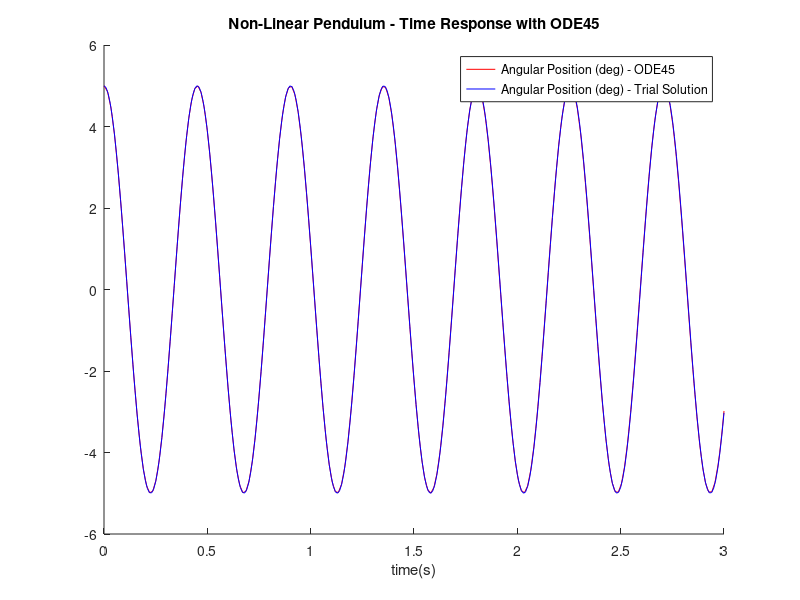

The MATLAB script that drew this image:
%% ME3050 - Mech. Engr. Analysis
%
%  Tristan Hill - 7/24/2014 - 04/05/2017
%
%  Modeling Rotational Systems - Non Linear Pendulum Problem - ODE45 soln
%
%%

clc
clear variables;
close all;

m=1;g=9.8;
l=20*(1/100);
%uo=50*pi/180; %u=theta
% vo=0; %let v = d(theta)/dt =du/dt
% c=1; %drag
Io=m*l^2;

kt=.056; %0.056 in-lbs/deg https://www.thespringstore.com/torsion-spring-torque-calculator.html

kt=1.5;
kt=kt*(1/8.85)*(180/pi);

wn=sqrt((kt-m*g*l)/Io)
f=wn/(2*pi)
% r1=sqrt(-(kt-m*g*l)/Io)


%define the system of 2 ODEs
ode_sys=@(t,z) [z(2)
                (m*g*l*sin(z(1))-kt*z(1))/Io];

%define the initial conditions [ theta(0), dtheta/dt(0) ] 
theta0=5*pi/180;
thetadot0=0;
initcond=[theta0,thetadot0];

% colors=['r*';'b*';'g*'];          
% time=0:0.1:3; %setup the independent variable 
tstart=0;
tstop=3;
dt=.01;
time=tstart:dt:tstop;

[t45,z45]=ode45(ode_sys,[tstart tstop],initcond);

z45_deg=z45*(180/pi);

% check against trial solution method

zcheck=theta0*cos(wn*time)*(180/pi)

figure(2);hold on
plot(t45,z45_deg(:,1),'r')
plot(time,zcheck,'b')
% plot(t45,z45_deg(:,2),'b')
title('Non-Linear Pendulum - Time Response with ODE45')
legend('Angular Position (deg) - ODE45 ','Angular Position (deg) - Trial Solution')
xlabel('time(s)')
% ylabel('angular position (deg)')
